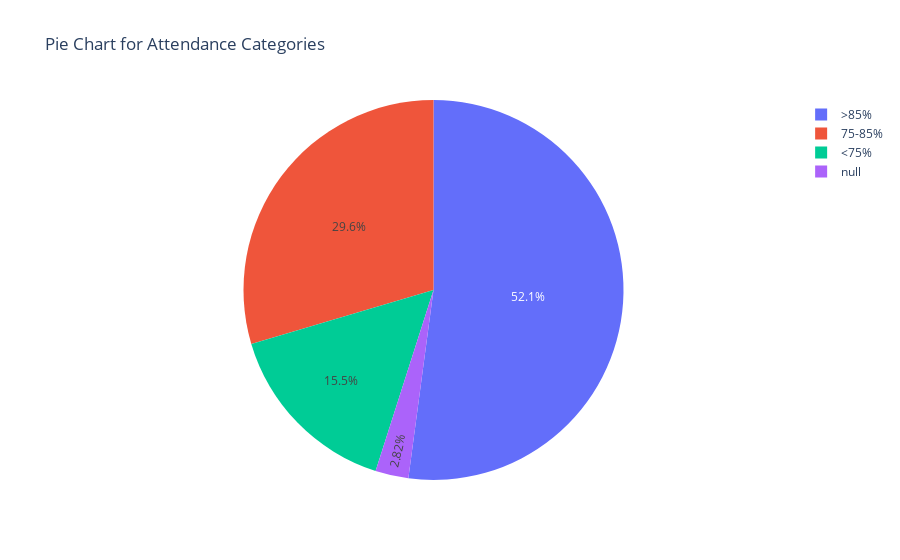

Notebook code cell kept with this figure:
### Markdown cell above
# ATTENDANCE PERCENTAGE

### Code cell
# Assuming df is your DataFrame with 'ATTENDANCE PERCENTAGE' column
labels = ['<75%', '75-85%', '>85%']
attendance_bins = [0, 75, 85, 100]
attendance_categories = pd.cut(df['ATTENDANCE PERCENTAGE'], bins=attendance_bins, labels=labels)

# Pie Chart for Number of Students in Each Attendance Category
pie_chart_attendance_categories = px.pie(names=attendance_categories, title='Pie Chart for Attendance Categories')
pie_chart_attendance_categories.show()

### Figure 1 — Plotly figure (JSON) as saved in the notebook; plotly's stock layout.template omitted (floating-point values rounded to 4 significant figures)
{"data": [{"domain": {"x": [0, 1], "y": [0, 1]}, "hovertemplate": "label=%{label}<extra></extra>", "labels": ["75-85%", ">85%", ">85%", "<75%", ">85%", ">85%", ">85%", ">85%", ">85%", "75-85%", ">85%", "<75%", ">85%", ">85%", ">85%", ">85%", "<75%", "<75%", "75-85%", ">85%", ">85%", null, ">85%", "<75%", "<75%", ">85%", ">85%", ">85%", ">85%", ">85%", ">85%", ">85%", "75-85%", ">85%", ">85%", ">85%", ">85%", "75-85%", ">85%", "75-85%", "75-85%", ">85%", ">85%", "75-85%", ">85%", "<75%", ">85%", ">85%", "75-85%", ">85%", "75-85%", ">85%", ">85%", "<75%", "75-85%", "75-85%", ">85%", "75-85%", "75-85%", "75-85%", "75-85%", ">85%", "75-85%", "75-85%", "75-85%", "<75%", null, "75-85%", "75-85%", "<75%", "<75%"], "legendgroup": "", "name": "", "showlegend": true, "type": "pie"}], "layout": {"legend": {"tracegroupgap": 0}, "title": {"text": "Pie Chart for Attendance Categories"}}}
